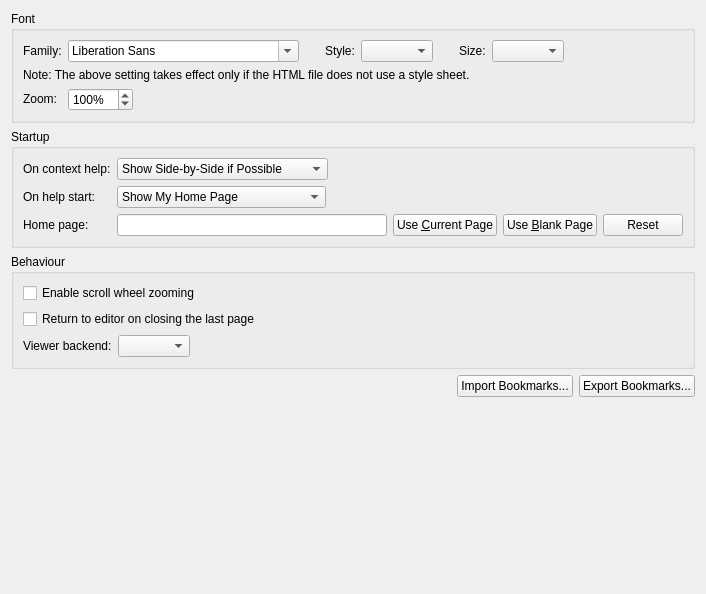
<?xml version="1.0" encoding="UTF-8"?>
<ui version="4.0">
 <class>Help::Internal::GeneralSettingsPage</class>
 <widget class="QWidget" name="Help::Internal::GeneralSettingsPage">
  <property name="geometry">
   <rect>
    <x>0</x>
    <y>0</y>
    <width>706</width>
    <height>594</height>
   </rect>
  </property>
  <property name="windowTitle">
   <string/>
  </property>
  <layout class="QVBoxLayout" name="verticalLayout_3">
   <item>
    <widget class="QGroupBox" name="fontGroupBox">
     <property name="title">
      <string>Font</string>
     </property>
     <layout class="QGridLayout" name="gridLayout">
      <item row="0" column="0">
       <widget class="QLabel" name="familyLabel">
        <property name="sizePolicy">
         <sizepolicy hsizetype="Fixed" vsizetype="Fixed">
          <horstretch>0</horstretch>
          <verstretch>0</verstretch>
         </sizepolicy>
        </property>
        <property name="text">
         <string>Family:</string>
        </property>
       </widget>
      </item>
      <item row="0" column="1">
       <layout class="QHBoxLayout" name="horizontalLayout_2">
        <item>
         <widget class="QFontComboBox" name="familyComboBox"/>
        </item>
        <item>
         <spacer name="spacer1">
          <property name="orientation">
           <enum>Qt::Horizontal</enum>
          </property>
          <property name="sizeType">
           <enum>QSizePolicy::Preferred</enum>
          </property>
          <property name="sizeHint" stdset="0">
           <size>
            <width>20</width>
            <height>20</height>
           </size>
          </property>
         </spacer>
        </item>
        <item>
         <widget class="QLabel" name="styleLabel">
          <property name="sizePolicy">
           <sizepolicy hsizetype="Fixed" vsizetype="Fixed">
            <horstretch>0</horstretch>
            <verstretch>0</verstretch>
           </sizepolicy>
          </property>
          <property name="text">
           <string>Style:</string>
          </property>
         </widget>
        </item>
        <item>
         <widget class="QComboBox" name="styleComboBox">
          <property name="sizePolicy">
           <sizepolicy hsizetype="Fixed" vsizetype="Fixed">
            <horstretch>1</horstretch>
            <verstretch>0</verstretch>
           </sizepolicy>
          </property>
         </widget>
        </item>
        <item>
         <spacer name="spacer2">
          <property name="orientation">
           <enum>Qt::Horizontal</enum>
          </property>
          <property name="sizeType">
           <enum>QSizePolicy::Preferred</enum>
          </property>
          <property name="sizeHint" stdset="0">
           <size>
            <width>20</width>
            <height>20</height>
           </size>
          </property>
         </spacer>
        </item>
        <item>
         <widget class="QLabel" name="sizeLabel">
          <property name="sizePolicy">
           <sizepolicy hsizetype="Fixed" vsizetype="Fixed">
            <horstretch>0</horstretch>
            <verstretch>0</verstretch>
           </sizepolicy>
          </property>
          <property name="text">
           <string>Size:</string>
          </property>
         </widget>
        </item>
        <item>
         <widget class="QComboBox" name="sizeComboBox">
          <property name="sizePolicy">
           <sizepolicy hsizetype="Fixed" vsizetype="Fixed">
            <horstretch>1</horstretch>
            <verstretch>0</verstretch>
           </sizepolicy>
          </property>
         </widget>
        </item>
        <item>
         <spacer name="spacer3">
          <property name="orientation">
           <enum>Qt::Horizontal</enum>
          </property>
          <property name="sizeHint" stdset="0">
           <size>
            <width>13</width>
            <height>20</height>
           </size>
          </property>
         </spacer>
        </item>
       </layout>
      </item>
      <item row="1" column="0" colspan="2">
       <widget class="QLabel" name="label">
        <property name="text">
         <string>Note: The above setting takes effect only if the HTML file does not use a style sheet.</string>
        </property>
        <property name="wordWrap">
         <bool>true</bool>
        </property>
       </widget>
      </item>
      <item row="2" column="0">
       <widget class="QLabel" name="zoomLabel">
        <property name="sizePolicy">
         <sizepolicy hsizetype="Fixed" vsizetype="Fixed">
          <horstretch>0</horstretch>
          <verstretch>0</verstretch>
         </sizepolicy>
        </property>
        <property name="text">
         <string>Zoom:</string>
        </property>
       </widget>
      </item>
      <item row="2" column="1">
       <layout class="QHBoxLayout" name="horizontalLayout_3">
        <item>
         <widget class="QSpinBox" name="zoomSpinBox">
          <property name="suffix">
           <string>%</string>
          </property>
          <property name="minimum">
           <number>10</number>
          </property>
          <property name="maximum">
           <number>3000</number>
          </property>
          <property name="singleStep">
           <number>10</number>
          </property>
          <property name="value">
           <number>100</number>
          </property>
         </widget>
        </item>
        <item>
         <spacer name="spacer3_2">
          <property name="orientation">
           <enum>Qt::Horizontal</enum>
          </property>
          <property name="sizeHint" stdset="0">
           <size>
            <width>13</width>
            <height>20</height>
           </size>
          </property>
         </spacer>
        </item>
       </layout>
      </item>
     </layout>
    </widget>
   </item>
   <item>
    <widget class="QGroupBox" name="startupGroupBox">
     <property name="enabled">
      <bool>true</bool>
     </property>
     <property name="title">
      <string>Startup</string>
     </property>
     <layout class="QVBoxLayout" name="verticalLayout">
      <item>
       <layout class="QFormLayout" name="startupFormLayout">
        <property name="fieldGrowthPolicy">
         <enum>QFormLayout::ExpandingFieldsGrow</enum>
        </property>
        <item row="0" column="0">
         <widget class="QLabel" name="contextHelpLabel">
          <property name="sizePolicy">
           <sizepolicy hsizetype="Preferred" vsizetype="Preferred">
            <horstretch>0</horstretch>
            <verstretch>0</verstretch>
           </sizepolicy>
          </property>
          <property name="text">
           <string>On context help:</string>
          </property>
         </widget>
        </item>
        <item row="0" column="1">
         <widget class="QComboBox" name="contextHelpComboBox">
          <property name="sizePolicy">
           <sizepolicy hsizetype="Preferred" vsizetype="Fixed">
            <horstretch>0</horstretch>
            <verstretch>0</verstretch>
           </sizepolicy>
          </property>
          <item>
           <property name="text">
            <string>Show Side-by-Side if Possible</string>
           </property>
          </item>
          <item>
           <property name="text">
            <string>Always Show Side-by-Side</string>
           </property>
          </item>
          <item>
           <property name="text">
            <string>Always Show in Help Mode</string>
           </property>
          </item>
          <item>
           <property name="text">
            <string>Always Show in External Window</string>
           </property>
          </item>
         </widget>
        </item>
        <item row="1" column="0">
         <widget class="QLabel" name="startPageLabel">
          <property name="sizePolicy">
           <sizepolicy hsizetype="Preferred" vsizetype="Preferred">
            <horstretch>0</horstretch>
            <verstretch>0</verstretch>
           </sizepolicy>
          </property>
          <property name="text">
           <string>On help start:</string>
          </property>
         </widget>
        </item>
        <item row="1" column="1">
         <widget class="QComboBox" name="helpStartComboBox">
          <property name="sizePolicy">
           <sizepolicy hsizetype="Preferred" vsizetype="Fixed">
            <horstretch>0</horstretch>
            <verstretch>0</verstretch>
           </sizepolicy>
          </property>
          <item>
           <property name="text">
            <string>Show My Home Page</string>
           </property>
          </item>
          <item>
           <property name="text">
            <string>Show a Blank Page</string>
           </property>
          </item>
          <item>
           <property name="text">
            <string>Show My Tabs from Last Session</string>
           </property>
          </item>
         </widget>
        </item>
        <item row="2" column="0">
         <widget class="QLabel" name="homePageLabel">
          <property name="text">
           <string>Home page:</string>
          </property>
         </widget>
        </item>
        <item row="2" column="1">
         <layout class="QHBoxLayout" name="horizontalLayout">
          <item>
           <widget class="QLineEdit" name="homePageLineEdit"/>
          </item>
          <item>
           <widget class="QPushButton" name="currentPageButton">
            <property name="text">
             <string>Use &amp;Current Page</string>
            </property>
           </widget>
          </item>
          <item>
           <widget class="QPushButton" name="blankPageButton">
            <property name="text">
             <string>Use &amp;Blank Page</string>
            </property>
           </widget>
          </item>
          <item>
           <widget class="QPushButton" name="defaultPageButton">
            <property name="toolTip">
             <string>Reset to default.</string>
            </property>
            <property name="text">
             <string>Reset</string>
            </property>
           </widget>
          </item>
         </layout>
        </item>
       </layout>
      </item>
     </layout>
    </widget>
   </item>
   <item>
    <widget class="QGroupBox" name="behaviourGroupBox">
     <property name="title">
      <string>Behaviour</string>
     </property>
     <layout class="QVBoxLayout" name="verticalLayout_4">
      <item>
       <widget class="QCheckBox" name="scrollWheelZooming">
        <property name="text">
         <string>Enable scroll wheel zooming</string>
        </property>
       </widget>
      </item>
      <item>
       <widget class="QCheckBox" name="m_returnOnClose">
        <property name="toolTip">
         <string>Switches to editor context after last help page is closed.</string>
        </property>
        <property name="text">
         <string>Return to editor on closing the last page</string>
        </property>
       </widget>
      </item>
      <item>
       <layout class="QHBoxLayout" name="horizontalLayout_5">
        <item>
         <widget class="QLabel" name="viewerBackendLabel">
          <property name="text">
           <string>Viewer backend:</string>
          </property>
         </widget>
        </item>
        <item>
         <widget class="QComboBox" name="viewerBackend"/>
        </item>
        <item>
         <widget class="QLabel" name="viewerBackendDescription">
          <property name="text">
           <string/>
          </property>
         </widget>
        </item>
        <item>
         <spacer name="horizontalSpacer">
          <property name="orientation">
           <enum>Qt::Horizontal</enum>
          </property>
          <property name="sizeHint" stdset="0">
           <size>
            <width>40</width>
            <height>20</height>
           </size>
          </property>
         </spacer>
        </item>
       </layout>
      </item>
     </layout>
    </widget>
   </item>
   <item>
    <layout class="QHBoxLayout" name="bookmarkHorizontalLayout">
     <item>
      <spacer name="spacer5">
       <property name="orientation">
        <enum>Qt::Horizontal</enum>
       </property>
       <property name="sizeHint" stdset="0">
        <size>
         <width>244</width>
         <height>20</height>
        </size>
       </property>
      </spacer>
     </item>
     <item>
      <widget class="QLabel" name="errorLabel">
       <property name="palette">
        <palette>
         <active>
          <colorrole role="Text">
           <brush brushstyle="SolidPattern">
            <color alpha="255">
             <red>255</red>
             <green>0</green>
             <blue>0</blue>
            </color>
           </brush>
          </colorrole>
         </active>
         <inactive>
          <colorrole role="Text">
           <brush brushstyle="SolidPattern">
            <color alpha="255">
             <red>255</red>
             <green>0</green>
             <blue>0</blue>
            </color>
           </brush>
          </colorrole>
         </inactive>
         <disabled>
          <colorrole role="Text">
           <brush brushstyle="SolidPattern">
            <color alpha="255">
             <red>120</red>
             <green>120</green>
             <blue>120</blue>
            </color>
           </brush>
          </colorrole>
         </disabled>
        </palette>
       </property>
      </widget>
     </item>
     <item>
      <widget class="QPushButton" name="importButton">
       <property name="text">
        <string>Import Bookmarks...</string>
       </property>
      </widget>
     </item>
     <item>
      <widget class="QPushButton" name="exportButton">
       <property name="text">
        <string>Export Bookmarks...</string>
       </property>
      </widget>
     </item>
    </layout>
   </item>
   <item>
    <spacer name="spacer6">
     <property name="orientation">
      <enum>Qt::Vertical</enum>
     </property>
     <property name="sizeType">
      <enum>QSizePolicy::MinimumExpanding</enum>
     </property>
     <property name="sizeHint" stdset="0">
      <size>
       <width>0</width>
       <height>0</height>
      </size>
     </property>
    </spacer>
   </item>
  </layout>
 </widget>
 <tabstops>
  <tabstop>familyComboBox</tabstop>
  <tabstop>styleComboBox</tabstop>
  <tabstop>sizeComboBox</tabstop>
  <tabstop>contextHelpComboBox</tabstop>
  <tabstop>helpStartComboBox</tabstop>
  <tabstop>homePageLineEdit</tabstop>
  <tabstop>currentPageButton</tabstop>
  <tabstop>blankPageButton</tabstop>
  <tabstop>defaultPageButton</tabstop>
  <tabstop>m_returnOnClose</tabstop>
  <tabstop>importButton</tabstop>
  <tabstop>exportButton</tabstop>
 </tabstops>
 <resources/>
 <connections/>
</ui>
